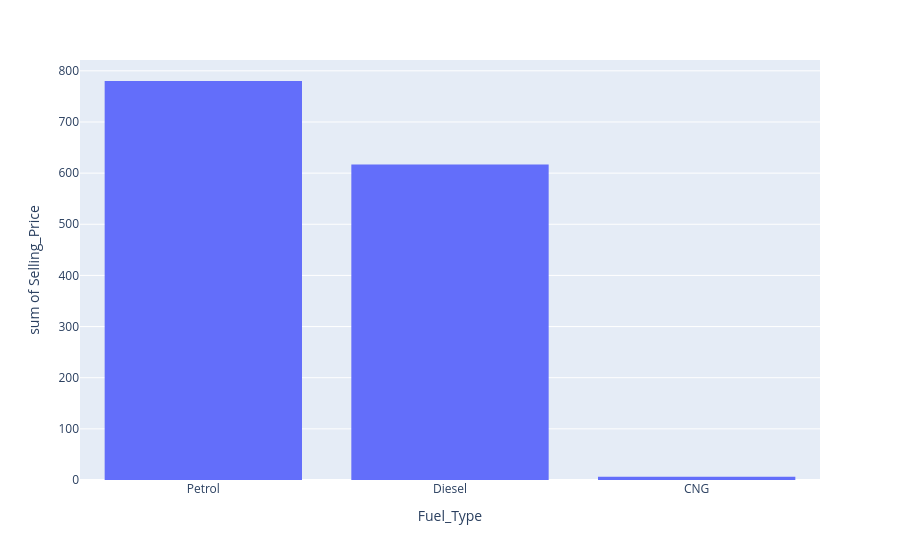

Notebook source saved alongside this figure:
### Markdown cell above
HOTCODING CATEGORICAL VARIABLES MANUALLY

### Code cell
fuels = px.histogram(cars, x = 'Fuel_Type' , y = 'Selling_Price')
fuels.show()

### Figure 1 — Plotly figure (JSON) as saved in the notebook; plotly's stock layout.template omitted (floating-point values rounded to 4 significant figures; data arrays with more than 128 entries replaced by an {"elided": "..."} marker saying what was removed)
{"data": [{"bingroup": "x", "histfunc": "sum", "hovertemplate": "Fuel_Type=%{x}<br>sum of Selling_Price=%{y}<extra></extra>", "legendgroup": "", "marker": {"color": "#636efa", "pattern": {"shape": ""}}, "name": "", "orientation": "v", "showlegend": false, "type": "histogram", "x": {"elided": "301 str values"}, "xaxis": "x", "y": {"elided": "301 float values"}, "yaxis": "y"}], "layout": {"barmode": "relative", "legend": {"tracegroupgap": 0}, "margin": {"t": 60}, "xaxis": {"anchor": "y", "domain": [0, 1], "title": {"text": "Fuel_Type"}}, "yaxis": {"anchor": "x", "domain": [0, 1], "title": {"text": "sum of Selling_Price"}}}}
